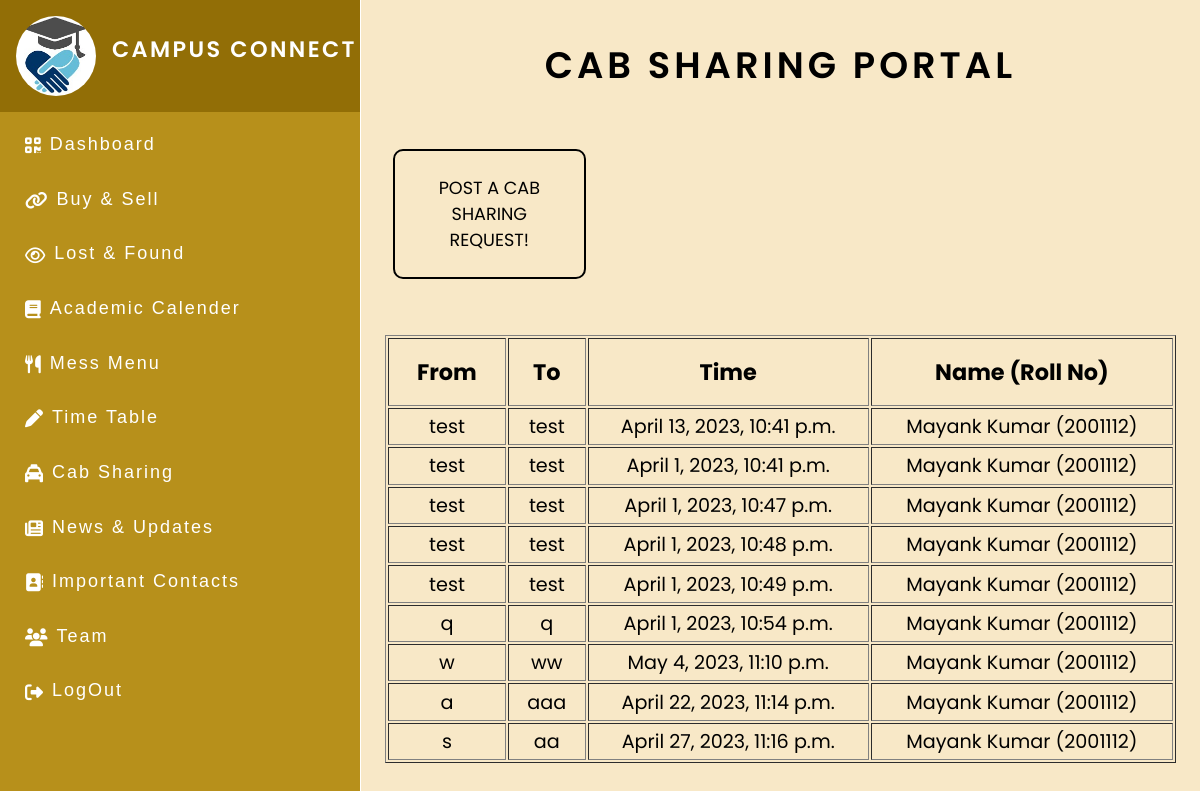
The page /cabsharing (signed in) on the database as committed earlier.
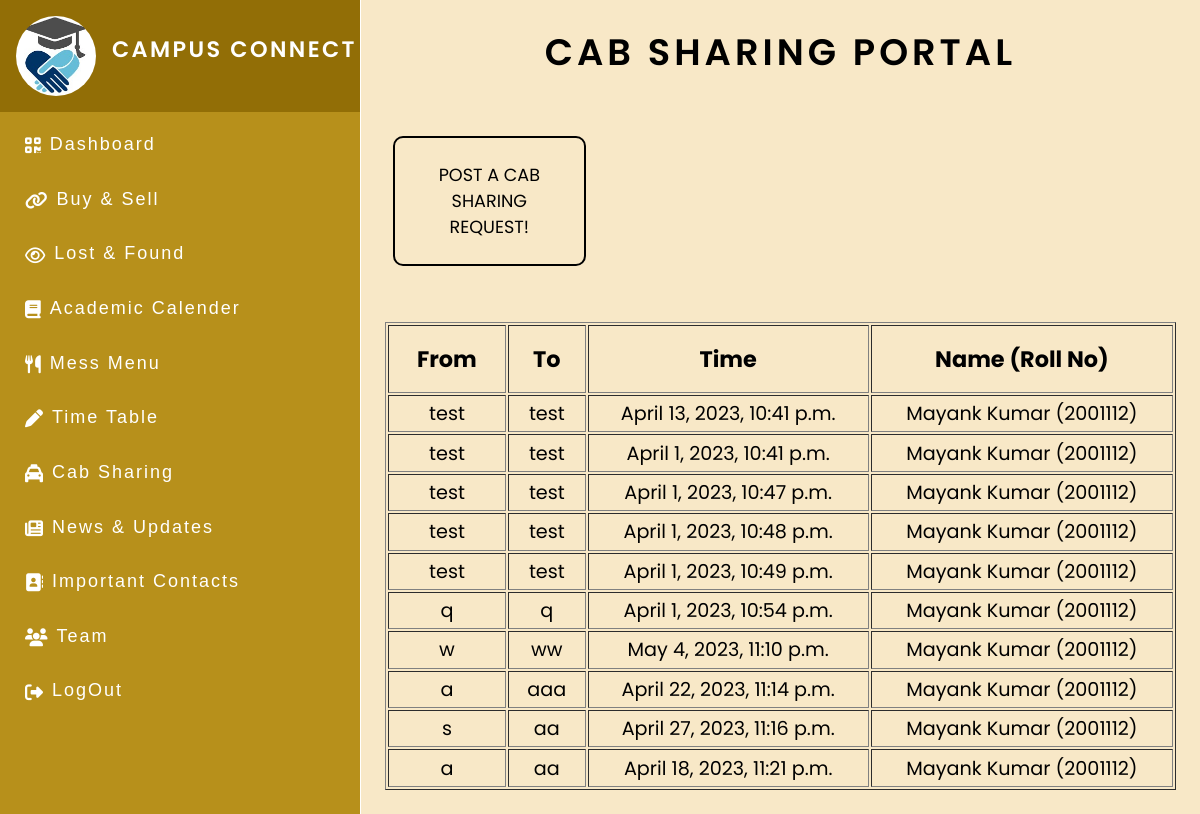
The same page on the database as committed later.
### CampusConnectApp/models.py (models this page shows)
class CabSharing(models.Model):
    id = models.AutoField(primary_key=True)
    to_address = models.CharField(max_length=500)
    from_address = models.CharField(max_length=500)
    roll = models.ForeignKey(Users, on_delete=models.CASCADE)
    time = models.DateTimeField()

class Users(models.Model):
    email = models.EmailField()
    name = models.CharField(max_length=100)
    roll = models.CharField(max_length=20, primary_key=True)
    contact = models.CharField(max_length=20)
    dept = models.CharField(max_length=10)
    batch = models.IntegerField()
    username = models.CharField(max_length=100)
    password = models.CharField(max_length=100)

### CampusConnectApp/views.py (the view)
# urls.py: path('cabsharing', views.cabsharing, name='cabsharing'),
def cabsharing(request):
    getdata = CabSharing.objects.all()
    template = loader.get_template('cabsharing.html')
    context = {
        'data': getdata
    }
    return HttpResponse(template.render(context, request))

### templates/cabsharing.html
{%extends "dashboard.html" %} {% load static %} {%block start%} {% block css %}
<link rel="stylesheet" href="{% static 'importantContacts/style.css' %}" />
{% endblock %}
<div class="container2">
  <h1 class="main_heading">Cab Sharing Portal</h1>
  <a class="button sell_button" href="cabsharing/cabsharingform"
    >Post a cab sharing request!</a
  >
  <table class="table" border="1">
    <tr>
      <th class="table_heading">From</th>
      <th class="table_heading">To</th>
      <th class="table_heading">Time</th>
      <th class="table_heading">Name (Roll No)</th>
    </tr>
    {% for x in data %}
    <tr>
      <td class="table_data">{{ x.from_address }}</td>
      <td class="table_data">{{ x.to_address }}</td>
      <td class="table_data">{{ x.time }}</td>
      <td class="table_data">{{ x.roll.name }} ({{ x.roll.roll }})</td>
    </tr>
    {% endfor %}
  </table>
</div>
{%endblock%}

Rows that differ between the two databases and show on the page:
added CabSharing: from_address "a", to_address "aa", time "April 18, 2023, 11:21 p.m.", roll.name "Mayank Kumar", roll.roll "2001112"
